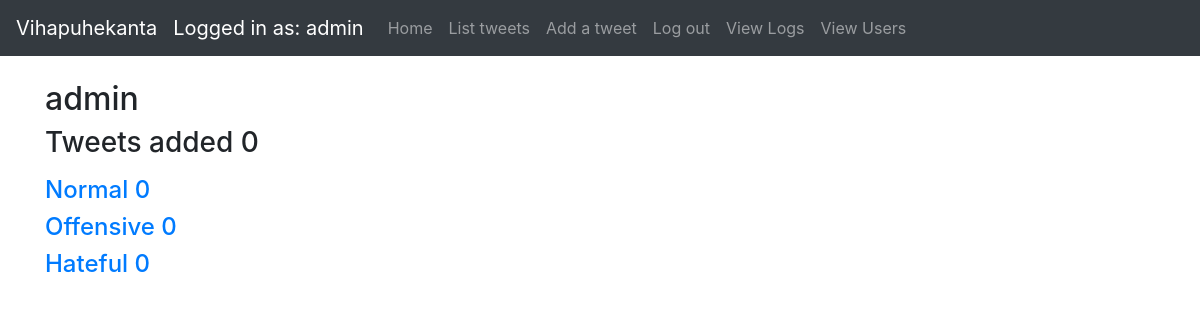
The app's page / (signed in), older data.
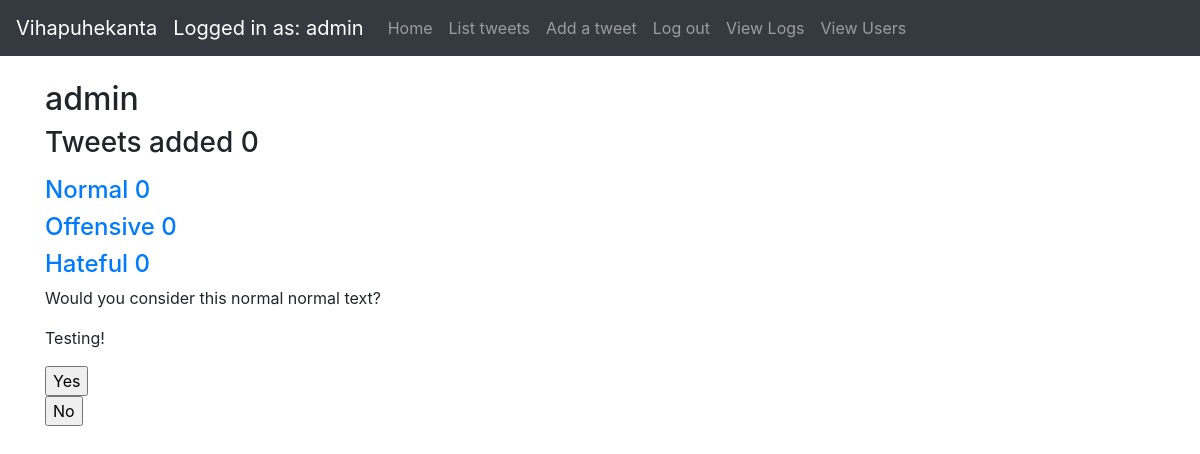
The same page, newer data.
### application/tweets/models.py (models this page shows, shortened)
class Tweet(db.Model):
    id = db.Column(db.Integer, primary_key=True)
    date_created = db.Column(db.DateTime, default=db.func.current_timestamp())
    date_modified = db.Column(db.DateTime, default=db.func.current_timestamp(),
                              onupdate=db.func.current_timestamp())
    tweetid = db.Column(db.String(100))
    tweettype = db.Column(db.String(100))
    tweettext = db.Column(db.String(300))
    addedby = db.Column(db.String(100))
    tweetdescription = db.Column(db.String(100))
    account_id = db.Column(db.Integer, db.ForeignKey('account.id'),
                           nullable=False)

### application/views.py (the view, shortened to what this page needs)
@app.route("/")
@login_required
def index():
    most_votes = Vote.find_users_most_voted_tweet(current_user.id)
    least_votes = Vote.find_users_least_voted_tweet(current_user.id)
    try:
        most_positively_voted = most_votes[0]
        most_negatively_voted = least_votes[0]
    except Exception as e:
        most_positively_voted = None
        most_negatively_voted = None
        print(e)
    tweet_query = tweet_query_user()
    amounts = [0, 0, 0, 0]
    try:
        random_tweet = randRow()
    except Exception as e:
        random_tweet = None
        print(e)
    return render_template("index.html", all=amounts, tweet=random_tweet, most_positively_voted=most_positively_voted,
                           most_negatively_voted=most_negatively_voted)

### application/__init__.py (called while the page is built)
@login_manager.user_loader
def load_user(user_id):
    return User.query.get(user_id)

### application/tweets/views.py (called while the page is built)
def tweet_query_user():
    return db.session().query(Tweet).filter(Tweet.account_id == current_user.id)

### application/views.py (called while the page is built)
def randRow():
    row_id = Tweet.query.order_by(func.random()).first().id
    row = Tweet.query.get(row_id)
    return row

### application/votes/models.py (called while the page is built)
    @staticmethod
    def find_users_least_voted_tweet(user_id):
        stmt = text("SELECT votes.tweet_id, votes.oppose, account.username, tweet.tweettext FROM votes"
                    " JOIN Tweet ON votes.tweet_id = tweet.id"
                    " JOIN account ON tweet.account_id = :user_id"
                    " WHERE tweet.account_id = :user_id"
                    " ORDER BY votes.oppose DESC"
                    ).params(user_id=user_id)
        res = db.engine.execute(stmt)
        response = []
        if res is None:
            return None
        for row in res:
            response.append({"oppose": row[1], "tweettext": row[3]})
            pass
        return response

### application/templates/index.html (shortened to what this page needs)
{% extends "layout.html" %}
{% block body %}
    {% if current_user.is_authenticated %}
        <h2>
            {{ current_user.name }}
        </h2>
        <h3>
            <p>Tweets added {{ all[0] }}</p>
        </h3>
        <h4>
            <a href="#">Normal {{ all[1] }}</a>
        </h4>
        <h4>
            <a href="#">Offensive {{ all[2] }}</a>
        </h4>
        <h4>
            <a href="#">Hateful {{ all[3] }}</a>
        </h4>
         {% if tweet is not none %}
        <div id="random_tweet">
            <p>Would you consider this normal {{ tweet.tweettype }} text?</p>
            <p>{{ tweet.tweettext }}</p>
            <form method="POST" action="{{ url_for('random_tweet_vote', id = tweet.id) }}">
                <input type="submit" name="vote_button" value="Yes"/>
            </form>
            <form method="POST" action="{{ url_for('random_tweet_vote', id = tweet.id) }}">
                <input type="submit" name="vote_button" value="No"/>
            </form>
        </div>
             {% endif %}
    {% else %}
        <h1>
            Hello, please login or register.
        </h1>
    {% endif %}
{% endblock %}

Row changes from the older to the newer data that the page shows:
added Tweet: tweettype "normal", tweettext "Testing!"
Text that changed along with them:
form field vote_button: (not shown) → "Yes"
form field vote_button: (not shown) → "No"
text now shown: "Would you consider this normal text?"
